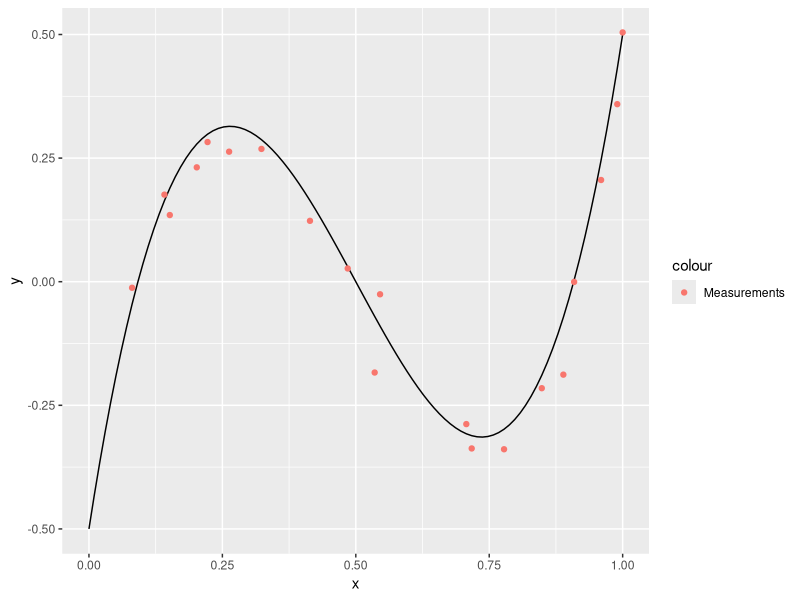
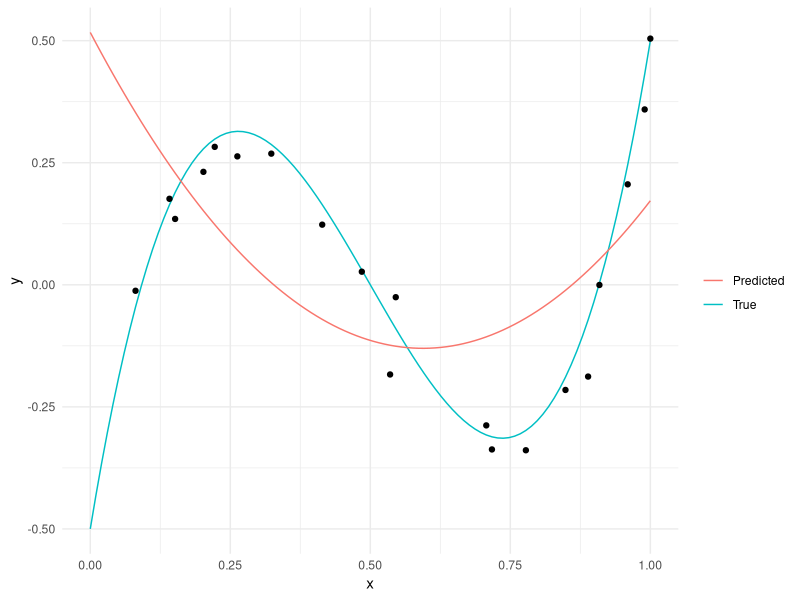

R code for these plots, in order: (Note: this script raises an error after producing the figures.)
## ---- chunk 1
library(tidyverse)
library(modelr)
library(broom)
## ---- chunk 2
## NOTE: No need to edit this chunk

# Ground-truth function we seek to approximate
fcn_true <- function(x) {12 * (x - 0.5)^3 - 2 * x + 1}

# Generate data
n_samples <- 100
df_truth <-
  tibble(x = seq(0, 1, length.out = n_samples)) %>%
  mutate(
    y = fcn_true(x),                     # True values
    y_meas = y + 0.05 * rnorm(n_samples) # Measured with noise
  )

# Select training data
df_measurements <-
  df_truth %>%
  slice_sample(n = 20) %>%
  select(x, y_meas)

# Visualize
df_truth %>%
  ggplot(aes(x, y)) +
  geom_line() +
  geom_point(
    data = df_measurements,
    mapping = aes(y = y_meas, color = "Measurements")
  )
## ---- chunk 3
## NOTE: No need to edit this code; run and inspect
# Fit a polynomial of degree = 2
fit_d2 <-
  df_measurements %>%
  lm(
    data = .,
    formula = y_meas ~ poly(x, degree = 2)
  )

# Visualize the results
df_truth %>%
  add_predictions(fit_d2, var = "y_pred") %>%

  ggplot(aes(x)) +
  geom_line(aes(y = y, color = "True")) +
  geom_line(aes(y = y_pred, color = "Predicted")) +
  geom_point(data = df_measurements, aes(y = y_meas)) +

  scale_color_discrete(name = "") +
  theme_minimal()
## ---- chunk 4
## TASK: Fit a ninth-degree polynomial to df_measurements
fit_d19 <- NA

## NOTE: No need to modify code below
y_limits <-
  c(
    df_truth %>% pull(y) %>% min(),
    df_truth %>% pull(y) %>% max()
  )

df_truth %>%
  add_predictions(fit_d19, var = "y_pred") %>%

  ggplot(aes(x)) +
  geom_line(aes(y = y, color = "True")) +
  geom_line(aes(y = y_pred, color = "Predicted")) +
  geom_point(data = df_measurements, aes(y = y_meas)) +

  scale_color_discrete(name = "") +
  coord_cartesian(ylim = y_limits) +
  theme_minimal()
## ---- chunk 5
# TASK: Compute the mse for fit_d2 and fit_d19 on df_measurements
## ---- chunk 6
## NOTE: No need to edit this chunk
set.seed(101)

# Select "training" data from our available measurements
df_train <-
  df_measurements %>%
  slice_sample(n = 10)

# Use the remaining data as "validation" data
df_validate <-
  anti_join(
    df_measurements,
    df_train,
    by = "x"
  )

# Visualize the split
df_truth %>%
  ggplot(aes(x, y)) +
  geom_line() +
  geom_point(
    data = df_train %>% mutate(source = "Train"),
    mapping = aes(y = y_meas, color = source)
  ) +
  geom_point(
    data = df_validate %>% mutate(source = "Validate"),
    mapping = aes(y = y_meas, color = source)
  ) +

  scale_color_discrete(name = "Data")
## ---- chunk 7
## NOTE: No need to change this code
df_sweep <-
  map_dfr(
    seq(1, 9, by = 1),
    function(order) {
      # Fit a temporary model
      fit_tmp <-
        lm(
          data = df_train,
          formula = y_meas ~ poly(x, order)
        )

      # Compute error on the Train and Validate sets
      tibble(
        error_Train = mse(fit_tmp, df_train),
        error_Validate = mse(fit_tmp, df_validate),
        order = order
      )
    }
  ) %>%
  pivot_longer(
    names_to = c(".value", "source"),
    names_sep = "_",
    cols = matches("error")
  )
## ---- chunk 8
## NOTE: No need to edit; inspect and write your observations
df_sweep %>%
  ggplot(aes(order, error, color = source)) +
  geom_line() +

  scale_y_log10() +
  scale_x_continuous(breaks = seq(1, 10, by = 1)) +
  scale_color_discrete(name = "Method") +
  coord_cartesian(ylim = c(1e-3, 1)) +
  theme(legend.position = "bottom") +
  labs(
    x = "Polynomial Order",
    y = "Mean Squared Error"
  )
## ---- chunk 9
diamonds %>%
  select(-price) %>%
  names()
## ---- chunk 10
## NOTE: No need to edit this setup
# Create a test-validate split
set.seed(101)
diamonds_randomized <- 
  diamonds %>% 
  slice(sample(dim(diamonds)[1]))

diamonds_train <-
  diamonds_randomized %>%
  slice(1:10000)

diamonds_validate <-
  diamonds_randomized %>%
  slice(10001:20000)

# Try to beat this naive model that uses all variables!
fit_full <-
  lm(
    data = diamonds_train,
    formula = price ~ . # The `.` notation here means "use all variables"
  )
## ---- chunk 11
## TODO: Modify the `formula` below to design your model
fit_q5 <-
 lm(
   data = diamonds_train,
   formula = price ~ carat # Add more variables!
 )

# Compare the two models on the validation set
mse(fit_q5, diamonds_validate)
mse(fit_full, diamonds_validate)
## ---- chunk 12
## NOTE: No need to edit this part
diamonds_train_bad <-
  diamonds %>%
  slice(1:10000)

diamonds_validate_bad <-
  diamonds %>%
  slice(10001:20000)

## TODO: Visualize a histogram of prices for both `bad` sets.
